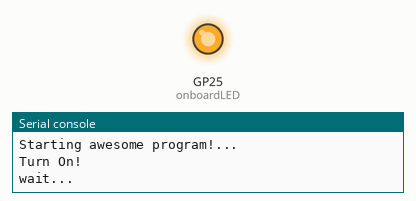
A program run on a simulated Raspberry Pi Pico running MicroPython. Parts: output pins drawn as LEDs (lit = HIGH), the last lines printed to the serial console. At 5.0 s the program stops and its outputs stay as they are.

Above: at 0.1 s.
At 5.1 s:
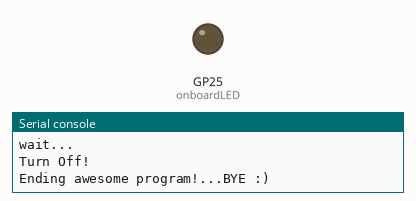
Timing chart, 0 to 6.5 s (numbered marks = the images above):
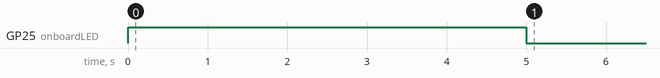

Measured:
- by itself, GP25 (onboardLED): LOW → HIGH at 0.00 s, → LOW 5.0 s later

The program:

01-pico-advent-d01-p01.py
```python
# https://thepihut.com/pages/advent

# Day-1 - https://thepihut.com/blogs/raspberry-pi-tutorials/maker-advent-calendar-day-1-getting-started

from machine import Pin
import time

print("This is my Pico talking")

# GPIO25 -a little LED onboard
onboardLED = Pin(25, Pin.OUT)

# inputs - we send signals/voltage in to the Pico (button or a sensor)
# outputs - the Pico sends signals/voltage out to something (LEDs or buzzers)

print("Starting awesome program!...")

print("Turn On!")
onboardLED.value(1)

print("wait...")
time.sleep(5)

print("Turn Off!")
onboardLED.value(0)

print("Ending awesome program!...BYE :)")
```
